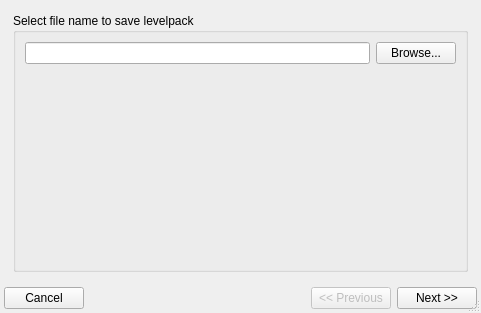
<?xml version="1.0" encoding="UTF-8"?>
<ui version="4.0">
 <class>LevelPackDialog</class>
 <widget class="QDialog" name="LevelPackDialog">
  <property name="windowModality">
   <enum>Qt::ApplicationModal</enum>
  </property>
  <property name="geometry">
   <rect>
    <x>0</x>
    <y>0</y>
    <width>481</width>
    <height>313</height>
   </rect>
  </property>
  <property name="minimumSize">
   <size>
    <width>300</width>
    <height>200</height>
   </size>
  </property>
  <property name="windowTitle">
   <string>Create level pack</string>
  </property>
  <property name="sizeGripEnabled">
   <bool>true</bool>
  </property>
  <layout class="QGridLayout" name="gridLayout_3">
   <property name="margin">
    <number>4</number>
   </property>
   <item row="0" column="0" colspan="4">
    <widget class="QStackedWidget" name="stackedWidget">
     <property name="currentIndex">
      <number>2</number>
     </property>
     <widget class="QWidget" name="page">
      <layout class="QGridLayout" name="gridLayout_2">
       <item row="0" column="0">
        <widget class="QGroupBox" name="gbLevels">
         <property name="title">
          <string>Levels list</string>
         </property>
         <layout class="QGridLayout" name="gridLayout">
          <property name="margin">
           <number>4</number>
          </property>
          <item row="0" column="0" rowspan="7">
           <widget class="QListWidget" name="lwLevels">
            <property name="selectionMode">
             <enum>QAbstractItemView::ExtendedSelection</enum>
            </property>
           </widget>
          </item>
          <item row="0" column="1">
           <widget class="QPushButton" name="bBrowse">
            <property name="text">
             <string>Browse...</string>
            </property>
           </widget>
          </item>
          <item row="1" column="1">
           <spacer name="verticalSpacer">
            <property name="orientation">
             <enum>Qt::Vertical</enum>
            </property>
            <property name="sizeHint" stdset="0">
             <size>
              <width>20</width>
              <height>61</height>
             </size>
            </property>
           </spacer>
          </item>
          <item row="2" column="1">
           <widget class="QPushButton" name="bUp">
            <property name="text">
             <string>Up</string>
            </property>
           </widget>
          </item>
          <item row="3" column="1">
           <widget class="QPushButton" name="bDown">
            <property name="text">
             <string>Down</string>
            </property>
           </widget>
          </item>
          <item row="4" column="1">
           <spacer name="verticalSpacer_2">
            <property name="orientation">
             <enum>Qt::Vertical</enum>
            </property>
            <property name="sizeHint" stdset="0">
             <size>
              <width>20</width>
              <height>60</height>
             </size>
            </property>
           </spacer>
          </item>
          <item row="5" column="1">
           <widget class="QPushButton" name="bRemove">
            <property name="text">
             <string>Remove</string>
            </property>
           </widget>
          </item>
          <item row="6" column="1">
           <widget class="QPushButton" name="bClear">
            <property name="text">
             <string>Clear</string>
            </property>
           </widget>
          </item>
         </layout>
        </widget>
       </item>
      </layout>
     </widget>
     <widget class="QWidget" name="page_2">
      <layout class="QGridLayout" name="gridLayout_5">
       <item row="0" column="0">
        <widget class="QGroupBox" name="groupBox_2">
         <property name="title">
          <string>About level pack</string>
         </property>
         <layout class="QGridLayout" name="gridLayout_4">
          <item row="0" column="0">
           <widget class="QLabel" name="label">
            <property name="text">
             <string>Author</string>
            </property>
           </widget>
          </item>
          <item row="0" column="1">
           <widget class="QLineEdit" name="leAuthor"/>
          </item>
          <item row="1" column="0">
           <widget class="QLabel" name="label_2">
            <property name="text">
             <string>Level pack name</string>
            </property>
           </widget>
          </item>
          <item row="1" column="1">
           <widget class="QLineEdit" name="lePackName"/>
          </item>
          <item row="2" column="0">
           <widget class="QLabel" name="label_3">
            <property name="text">
             <string>Comment</string>
            </property>
           </widget>
          </item>
          <item row="2" column="1">
           <widget class="QLineEdit" name="leComment"/>
          </item>
          <item row="3" column="1">
           <spacer name="verticalSpacer_3">
            <property name="orientation">
             <enum>Qt::Vertical</enum>
            </property>
            <property name="sizeHint" stdset="0">
             <size>
              <width>20</width>
              <height>141</height>
             </size>
            </property>
           </spacer>
          </item>
         </layout>
        </widget>
       </item>
      </layout>
     </widget>
     <widget class="QWidget" name="page_3">
      <layout class="QGridLayout" name="gridLayout_7">
       <item row="0" column="0">
        <widget class="QGroupBox" name="groupBox">
         <property name="title">
          <string>Select file name to save levelpack</string>
         </property>
         <layout class="QGridLayout" name="gridLayout_6">
          <item row="0" column="0">
           <widget class="QLineEdit" name="lePackFile"/>
          </item>
          <item row="0" column="1">
           <widget class="QPushButton" name="bBrowsePackFile">
            <property name="text">
             <string>Browse...</string>
            </property>
           </widget>
          </item>
          <item row="1" column="0">
           <spacer name="verticalSpacer_4">
            <property name="orientation">
             <enum>Qt::Vertical</enum>
            </property>
            <property name="sizeHint" stdset="0">
             <size>
              <width>20</width>
              <height>188</height>
             </size>
            </property>
           </spacer>
          </item>
         </layout>
        </widget>
       </item>
      </layout>
     </widget>
    </widget>
   </item>
   <item row="1" column="0">
    <widget class="QPushButton" name="bCancel">
     <property name="text">
      <string>Cancel</string>
     </property>
    </widget>
   </item>
   <item row="1" column="1">
    <spacer name="horizontalSpacer">
     <property name="orientation">
      <enum>Qt::Horizontal</enum>
     </property>
     <property name="sizeHint" stdset="0">
      <size>
       <width>274</width>
       <height>20</height>
      </size>
     </property>
    </spacer>
   </item>
   <item row="1" column="2">
    <widget class="QPushButton" name="bPrev">
     <property name="enabled">
      <bool>false</bool>
     </property>
     <property name="text">
      <string>&lt;&lt; Previous</string>
     </property>
    </widget>
   </item>
   <item row="1" column="3">
    <widget class="QPushButton" name="bNext">
     <property name="text">
      <string>Next &gt;&gt;</string>
     </property>
    </widget>
   </item>
  </layout>
 </widget>
 <resources/>
 <connections/>
</ui>
